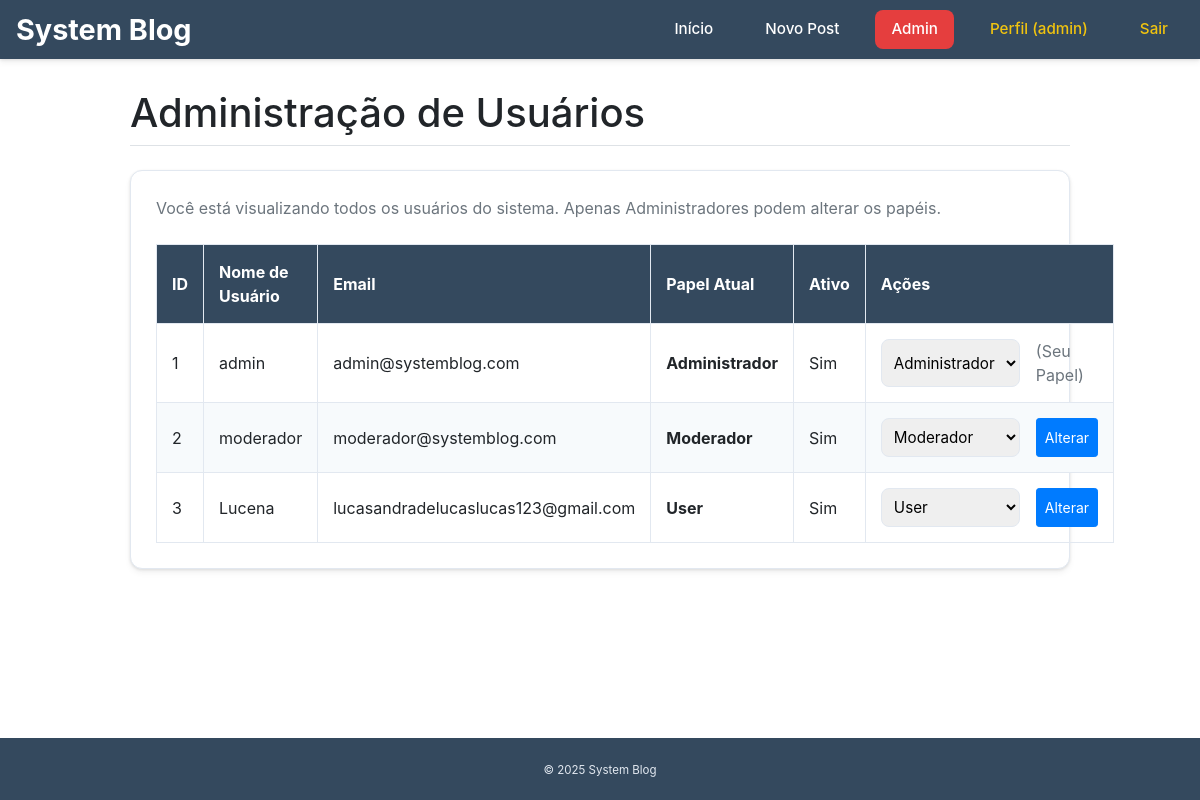
Before: /admin/users (signed in) with the older database file.
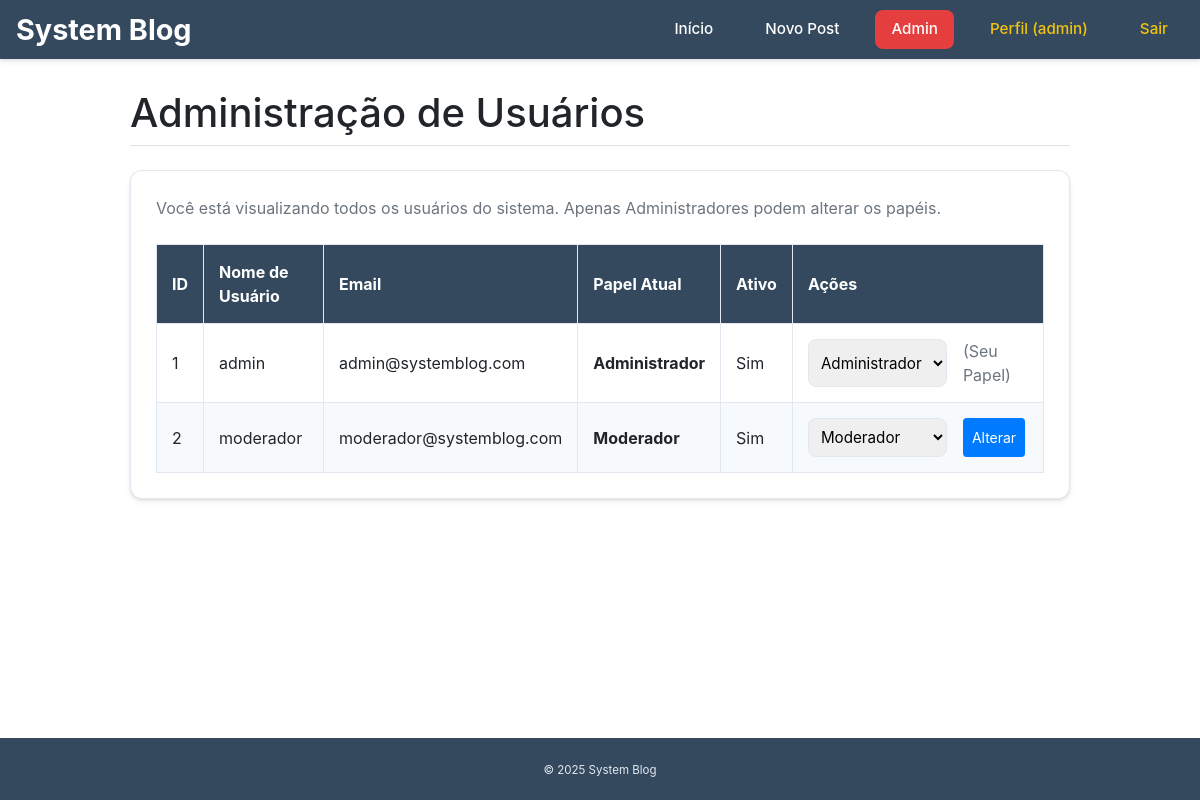
After: the same page with the newer database file.
### models.py (models this page shows, shortened)
class User(db.Model, UserMixin):
    id = db.Column(db.Integer, primary_key=True)
    username = db.Column(db.String(20), unique=True, nullable=False)
    email = db.Column(db.String(120), unique=True, nullable=False)
    password = db.Column(db.String(60), nullable=False)
    image_file = db.Column(db.String(20), nullable=False, default='default.jpg')
    is_active = db.Column(db.Boolean, default=False)
    role_id = db.Column(db.Integer, db.ForeignKey('role.id'), nullable=False, default=1)
    posts = db.relationship('Post', backref='author', lazy=True)

class Role(db.Model):
    id = db.Column(db.Integer, primary_key=True)
    name = db.Column(db.String(20), unique=True, nullable=False)
    can_moderate = db.Column(db.Boolean, default=False)  # Pode apagar posts de outros
    can_admin = db.Column(db.Boolean, default=False)     # Pode gerenciar usuários/papéis
    users = db.relationship('User', backref='role', lazy=True)

### views.py (the view)
@app.route("/admin/users")
@admin_required
def admin_users():
    users = User.query.all()
    roles = Role.query.order_by(Role.id).all()
    role_choices = [(r.id, r.name) for r in roles]
    return render_template('admin_users.html', title='Administração de Usuários',users=users, AdminUserRoleForm=AdminUserRoleForm, role_choices=role_choices)

### forms.py
class AdminUserRoleForm(FlaskForm):
    role_id = SelectField('Papel do Usuário', coerce=int, validators=[DataRequired()])
    submit = SubmitField('Atualizar Papel')

### app.py (called while the page is built)
@login_manager.user_loader
def load_user(user_id):
    try:
        return db.session.get(User, int(user_id))
    except ValueError:
        return None

### models.py (called while the page is built)
def is_admin(user):
    return bool(user.is_authenticated and getattr(user.role, "can_admin", False))

### views.py (called while the page is built)
def admin_required(f):
    @wraps(f)
    def decorated_function(*args, **kwargs):
        if not current_user.is_authenticated or not is_admin(current_user):
            flash('Acesso negado. Você não tem permissão de Administrador.', 'danger')
            return redirect(url_for('home'))
        return f(*args, **kwargs)
    return decorated_function

@app.before_request
def start_quote_thread():
    global quote_of_the_day
    if quote_of_the_day.get('thread') is None or not quote_of_the_day['thread'].is_alive():
        th = Thread(target=get_and_translate_quote, daemon=True)
        th.start()
        quote_of_the_day['thread'] = th
        app.logger.info("Thread de citação assíncrona iniciada.")

### templates/admin_users.html
{% extends "base.html" %}
{% block extra_css %}
    <link rel="stylesheet" href="{{ url_for('static', filename='css/admin_users.css') }}">
{% endblock %}
{% block content %}
    <div class="container">
        <h1 class="border-bottom mb-4 pb-2">Administração de Usuários</h1>
        <div class="content-section">
            <p class="text-muted mb-4">Você está visualizando todos os usuários do sistema. Apenas Administradores podem alterar os papéis.</p>
            <table class="table-users">
                <thead>
                    <tr>
                        <th>ID</th>
                        <th>Nome de Usuário</th>
                        <th>Email</th>
                        <th>Papel Atual</th>
                        <th>Ativo</th>
                        <th>Ações</th>
                    </tr>
                </thead>
                <tbody>
                    {% for user_item in users %}
                    <tr>
                        <td data-label="ID">{{ user_item.id }}</td>
                        <td data-label="Nome">{{ user_item.username }}</td>
                        <td data-label="Email">{{ user_item.email }}</td>
                        <td data-label="Papel"><strong>{{ user_item.role.name }}</strong></td>
                        <td data-label="Ativo">{{ 'Sim' if user_item.is_active else 'Não' }}</td>
                        <td data-label="Ações">
                            <form method="POST" action="{{ url_for('admin_user_role_update', user_id=user_item.id) }}" class="role-form">
                                {% set form = AdminUserRoleForm() %}
                                <select name="{{ form.role_id.name }}" class="form-control-select">
                                    {% for id, name in role_choices %}
                                        <option value="{{ id }}" {% if id == user_item.role_id %}selected{% endif %}>
                                            {{ name }}
                                        </option>
                                    {% endfor %}
                                </select>
                                {% if user_item.id != current_user.id %}
                                    <input type="submit" value="Alterar" class="btn btn-primary btn-sm ml-2">
                                {% else %}
                                    <span class="text-muted ml-2">(Seu Papel)</span>
                                {% endif %}
                            </form>
                        </td>
                    </tr>
                    {% endfor %}
                </tbody>
            </table>
        </div>
    </div>
{% endblock content %}

### templates/base.html (shortened to what this page needs)
<!doctype html>
<html lang="pt-br">
<head>
  <link rel="stylesheet" href="{{ url_for('static', filename='css/base.css') }}">
  <link rel="stylesheet" href="https://stackpath.bootstrapcdn.com/bootstrap/4.5.2/css/bootstrap.min.css">
  {% block extra_css %}{% endblock %}
</head>
<body>
  <nav class="navbar">
    <a href="{{ url_for('home') }}" class="brand">System Blog</a>
    <div class="nav-links">
      <a href="{{ url_for('home') }}" class="nav-link">Início</a>
      {% if current_user.is_authenticated %}
        <a href="{{ url_for('new_post') }}" class="nav-link">Novo Post</a>
        {% if is_admin(current_user) %}
          <a href="{{ url_for('admin_users') }}" class="nav-link nav-link-admin">Admin</a>
        {% elif is_moderator(current_user) %}
          <a href="{{ url_for('moderator_dashboard') }}" class="nav-link">Moderação</a>
        {% else %}
          <a href="{{ url_for('user_dashboard') }}" class="nav-link">Meu Painel</a>
        {% endif %}
        <a href="{{ url_for('account') }}" class="nav-link nav-link-profile">Perfil ({{ current_user.username }})</a>
        <a href="{{ url_for('logout') }}" class="nav-link nav-link-danger">Sair</a>
      {% else %}
        <a href="{{ url_for('login') }}" class="nav-link">Login</a>
        <a href="{{ url_for('register') }}" class="nav-link nav-link-register">Registrar</a>
      {% endif %}
    </div>
  </nav>
  <main class="container">
    {% block content %}{% endblock %}
  </main>
  <footer class="footer">
    <small>&copy; {{ 2025 }} System Blog</small>
  </footer>
</body>
</html>

### static/css/base.css (style rules this page uses)
:root { --primary-color: #1a73e8; --secondary-color: #34495e; --accent-color: #f1c40f; --background-color: #f8fafc; --text-color: #1f2a44; --border-color: #e2e8f0; --shadow: 0 4px 6px rgba(0, 0, 0, 0.05), 0 1px 3px rgba(0, 0, 0, 0.1); --transition: all 0.3s ease; }
body { background: var(--background-color); color: var(--text-color); margin: 0; padding: 0; font-family: 'Inter', sans-serif; font-size: 16px; line-height: 1.6; min-height: 100vh; display: flex; flex-direction: column; }
main.container { max-width: 1000px; width: 90%; margin: 30px auto; padding: 0 15px; flex-grow: 1; }
.content-section { background: #fff; padding: 25px; border-radius: 12px; border: 1px solid var(--border-color); box-shadow: var(--shadow); margin-bottom: 25px; transition: var(--transition); }
.navbar { background: var(--secondary-color); color: #fff; padding: 15px 20px; display: flex; justify-content: space-between; align-items: center; box-shadow: var(--shadow); position: sticky; top: 0; z-index: 1000; }
.brand { color: #fff; font-size: 1.8rem; font-weight: 700; text-decoration: none; transition: var(--transition); }
.nav-links { display: flex; align-items: center; gap: 20px; }
.nav-link { color: #fff; text-decoration: none; padding: 8px 16px; border-radius: 8px; font-weight: 500; font-size: 0.95rem; transition: var(--transition); }
.nav-link-admin { background: #e53e3e; padding: 8px 16px; }
.nav-link-profile, .nav-link-danger { color: var(--accent-color); }
.btn { padding: 12px 20px; border: none; border-radius: 8px; cursor: pointer; font-weight: 600; font-size: 0.95rem; transition: var(--transition); text-decoration: none; display: inline-flex; align-items: center; justify-content: center; }
.btn-primary { background: var(--primary-color); color: #fff; }
.btn-sm { padding: 8px 12px; font-size: 0.85rem; }
.footer { background: var(--secondary-color); color: #e2e8f0; padding: 20px; text-align: center; font-size: 0.9rem; margin-top: auto; }

### static/css/admin_users.css (style rules this page uses)
.table-users { width: 100%; border-collapse: collapse; margin-top: 20px; }
.table-users thead tr { background: var(--secondary-color); color: #fff; }
.table-users th, .table-users td { padding: 15px; border: 1px solid var(--border-color); }
.table-users tbody tr:nth-child(even) { background: #f7fafc; }
.form-control-select { padding: 8px; border: 1px solid var(--border-color); border-radius: 8px; font-size: 0.95rem; }
.role-form { display: inline-flex; gap: 8px; }

Changed rows visible on the page:
removed User: id "3", username "Lucena", email "lucasandradelucaslucas123@gmail.com", role.name "User", is_active "Sim", role_id "User"
